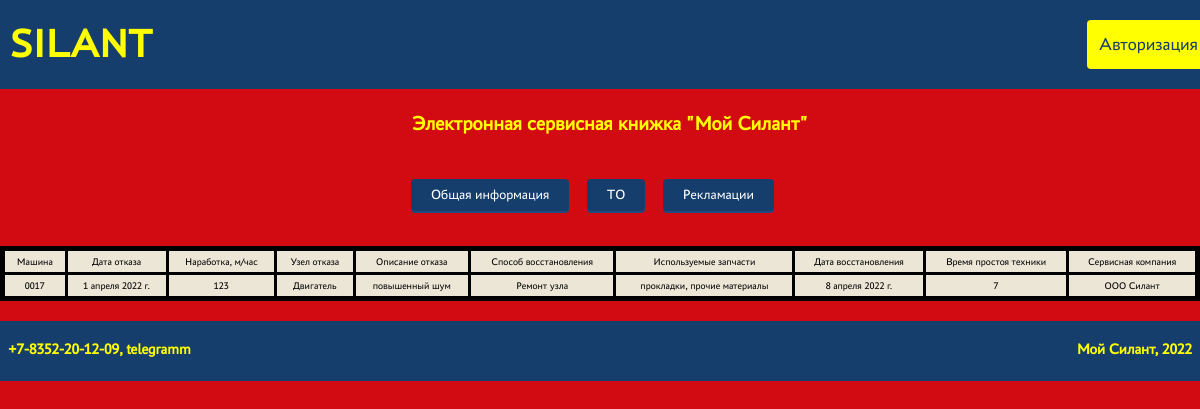
Screenshot of /claims/01_04_2022/ with the database file from the repository.
### silant_app/models.py (models this page shows, shortened)
class Claims(models.Model):
    slug = models.SlugField(max_length=255, unique=True, db_index=True, verbose_name="URL")
    date_rejection = models.DateField(auto_now=False, auto_now_add=False, verbose_name='Дата отказа')
    operating_time = models.IntegerField(verbose_name='Наработка, м/час')
    node_rejection = models.ForeignKey(NodeRejection, on_delete=models.CASCADE, verbose_name='Характер отказа')
    description_rejection = models.CharField(max_length=255, verbose_name='Описание отказа')
    recovery_method = models.CharField(max_length=255, verbose_name='Способ восстановления')
    spare_parts = models.ForeignKey(SpareParts,blank=True, null=True, on_delete=models.CASCADE, verbose_name='Используемые запчасти')
    date_recovery = models.DateField(auto_now=False, auto_now_add=False, verbose_name='Дата востановления')
    machine_downtime = models.CharField(max_length=255, verbose_name='Время простоя техники')
    car = models.ForeignKey(Car, on_delete=models.CASCADE, verbose_name='Машина')
    service_company = models.ForeignKey(ServiceCompany,blank=True, on_delete=models.CASCADE, verbose_name='Сервисная компания')
    class Meta:
        verbose_name = 'Рекламация'
        verbose_name_plural = 'Рекламации'

class Car(models.Model):
    slug = models.SlugField(max_length=255, unique=True, db_index=True, verbose_name="URL")
    machine_serial_number = models.CharField(max_length=255, unique=True, verbose_name='Зав. № машины')
    vehicle_model = models.ForeignKey(VehicleModel, on_delete=models.CASCADE, verbose_name='Модель техники')
    engine_model = models.ForeignKey(EngineModel, on_delete=models.CASCADE, verbose_name='Модель двигателя')
    engine_serial_number = models.CharField(max_length=255, verbose_name='Зав. № двигателя')
    transmission_model = models.ForeignKey(TransmissionModel, on_delete=models.CASCADE, verbose_name='Модель трансмиссии')
    transmission_serial_number = models.CharField(max_length=255, verbose_name='Зав. № трансмиссии')
    drive_axle_model = models.ForeignKey(DriveAxleModel, on_delete=models.CASCADE, verbose_name='Модель ведущего моста')
    drive_axle_serial_number = models.CharField(max_length=255, verbose_name='Зав. № ведущего моста')
    steerable_axle_model = models.ForeignKey(SteerableAxleModel, on_delete=models.CASCADE, verbose_name='Модель управляемого моста')
    steerable_axle_serial_number = models.CharField(max_length=255, verbose_name='Зав. № управляемого моста')
    delivery_contract = models.CharField(max_length=255, verbose_name='Договор поставки №, дата')
    shipping_date = models.DateField(auto_now=False, auto_now_add=False, verbose_name='Дата отгрузки с завода')
    consignee = models.CharField(max_length=255, verbose_name='Грузополучатель')
    delivery_address = models.CharField(max_length=255, verbose_name='Адрес поставки')
    equipment = models.CharField(max_length=255, verbose_name='Комплектация')
    client = models.CharField(max_length=255, verbose_name='Клиент')
    service_company = models.ForeignKey(ServiceCompany, on_delete=models.CASCADE, verbose_name='Сервисная компания')
    def __str__(self):
        return self.machine_serial_number
    class Meta:
        verbose_name = 'Машина'
        verbose_name_plural = 'Машины'

class NodeRejection(models.Model):
    slug = models.SlugField(max_length=255, unique=True, db_index=True, verbose_name="URL")
    title = models.CharField(max_length=255, verbose_name='Название')
    description = models.TextField(verbose_name='Описание', blank=True, null=True, default='Описания нет')
    def __str__(self):
        return self.title
    class Meta:
        verbose_name = 'Узел отказа'
        verbose_name_plural = 'Узлы отказа'

class SpareParts(models.Model):
    slug = models.SlugField(max_length=255, unique=True, db_index=True, verbose_name="URL")
    title = models.CharField(max_length=255, verbose_name='Название')
    description = models.TextField(verbose_name='Описание', blank=True, null=True, default='Описания нет')
    def __str__(self):
        return self.title
    class Meta:
        verbose_name = 'Используемые запчасти'

class ServiceCompany(models.Model):
    slug = models.SlugField(max_length=255, unique=True, db_index=True, verbose_name="URL")
    title = models.CharField(max_length=255, verbose_name='Название')
    description = models.TextField(verbose_name='Описание', blank=True, null=True, default='Описания нет')
    def __str__(self):
        return self.title
    class Meta:
        verbose_name = 'Сервисная компания'
        verbose_name_plural = 'Сервисные компании'

### silant_app/views.py (the view)
# urls.py: path('claims/<slug:claims_slug>/', ShowClaims.as_view(), name='claims'),
class ShowClaims(DetailView):
    model = Claims
    template_name = 'silant_app/detail_claims.html'
    slug_url_kwarg = 'claims_slug'
    context_object_name = 'claims'

### silant_app/templates/silant_app/detail_claims.html
{% extends 'silant_app/base.html' %}
{% block content %}
<div class="nav_table">
    <a class="btn" href="{% url 'table_car' %}">Общая информация</a>
    <a class="btn" href="{% url 'table_service' %}">ТО</a>
    <a class="btn" href="{% url 'table_claims' %}">Рекламации</a>
</div>
<table>
    <tr>
        <td>Машина</td>
        <td>Дата отказа</td>
        <td>Наработка, м/час</td>
        <td>Узел отказа</td>
        <td>Описание отказа</td>
        <td>Способ восстановления</td>
        <td>Используемые запчасти</td>
        <td>Дата восстановления</td>
        <td>Время простоя техники</td>
        <td>Сервисная компания</td>
    </tr>
    <tr>
        <td>{{claims.car}}</td>
        <td>{{claims.date_rejection}}</td>
        <td>{{claims.operating_time}}</td>
        <td>{{claims.node_rejection}}</td>
        <td>{{claims.description_rejection}}</td>
        <td>{{claims.recovery_method}}</td>
        <td>{{claims.spare_parts}}</td>
        <td>{{claims.date_recovery}}</td>
        <td>{{claims.machine_downtime}}</td>
        <td>{{claims.service_company}}</td>
    </tr>
</table>
{% endblock %}

### silant_app/static/silant_app/css/style.css (style rules this page uses)
html, body { font-family: "PT Astra Sans"; font-size: 10px; background-color: #D20A11; margin: 0; padding: 0; height: 100%; width: 100%; color: #000000; }
.nav_table { overflow: hidden; background-color: #D20A11; padding: 20px 10px; text-align: center; }
.btn { display: inline-block; box-sizing: border-box; padding: 0 20px; margin: 0 15px 15px 0; outline: none; border: none; border-radius: 4px; height: 32px; line-height: 32px; font-size: 14px; font-weight: 500; text-decoration: none; color: #fff; background-color: #163E6C; box-shadow: 0 2px #21487f; cursor: pointer; user-select: none; appearance: none; touch-action: manipulation; vertical-align: top; }
table { text-align: center; width: 100%; margin-bottom: 20px; border: 5px solid #000000; border-collapse: collapse; }
table td { background: #EBE6D6; border: 3px solid #000000; padding: 5px; }

### rows the page displays
Claims: car "0017", date_rejection "1 апреля 2022 г.", operating_time "123", node_rejection "Двигатель", description_rejection "повышенный шум", recovery_method "Ремонт узла", spare_parts "прокладки, прочие материалы", date_recovery "8 апреля 2022 г.", machine_downtime "7", service_company "ООО Силант"
